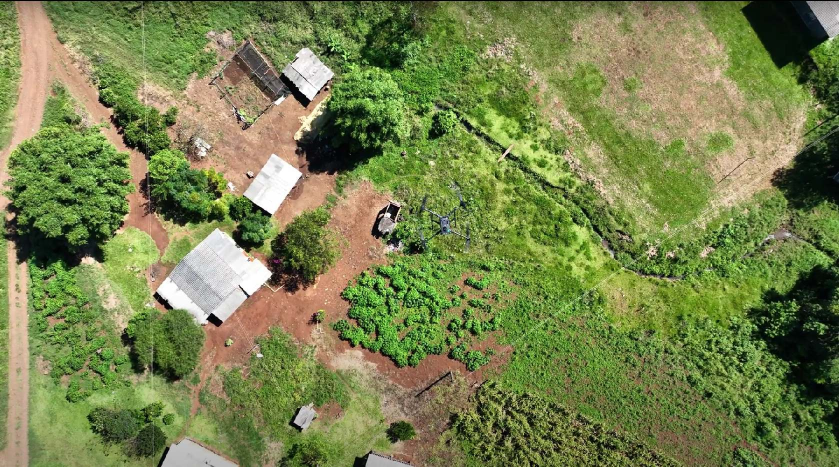
#> input picture teste.jpg, 1678 x 934 px, given as the content of the folder teste.jpg, which was not available (shown at 1/2 size)
$ python binarize_images.py --input teste.jpg --output out
#> lines starting #> are read from the running program, lines starting #| are printed output that depends on the picture; after the words box and inside, x2 and y2 are one past the last pixel; in counts of white or black regions, pixels touching at a corner belong together; pictures that were not available may be replaced by others from this repository, and a replacement may not be noted
import cv2
import os
import argparse
import numpy as np


def gerar_segmentacao(input_folder, output_folder):
#> called with input_folder = 'teste.jpg', output_folder = 'out'
    formatos_aceitos = ['jpg', 'JPG', 'png', 'PNG', 'jpeg', 'JPEG']

    if os.path.exists(input_folder):
        arquivos = os.listdir(input_folder)
    else:
        print('Diretorio de imagens nao foi encontrado')
        return False

    if not os.path.exists(output_folder):
        os.mkdir(output_folder)

    for arquivo in arquivos:
        if arquivo.split('.')[-1] in formatos_aceitos: # Verifica se é imagem no formato aceito
            img = cv2.imread(input_folder+'/'+arquivo)
#> img is the input picture: shape (934, 1678, 3); mean B, G, R 77.4, 130.7, 119.9
            imagem_hsv = cv2.cvtColor(img, cv2.COLOR_BGR2HSV) # Converte para HSV
#> imagem_hsv: shape (934, 1678, 3); mean H, S, V 37.9, 125.7, 137
            fator_saturacao = 10
            imagem_hsv[:, :, 1] = cv2.multiply(imagem_hsv[:, :, 1], fator_saturacao) # Aumenta a saturação das cores
#> imagem_hsv: shape (934, 1678, 3); mean H, S, V 37.9, 248.3, 137
            imagem_saturada = cv2.cvtColor(imagem_hsv, cv2.COLOR_HSV2BGR) # Retorna pro BGR
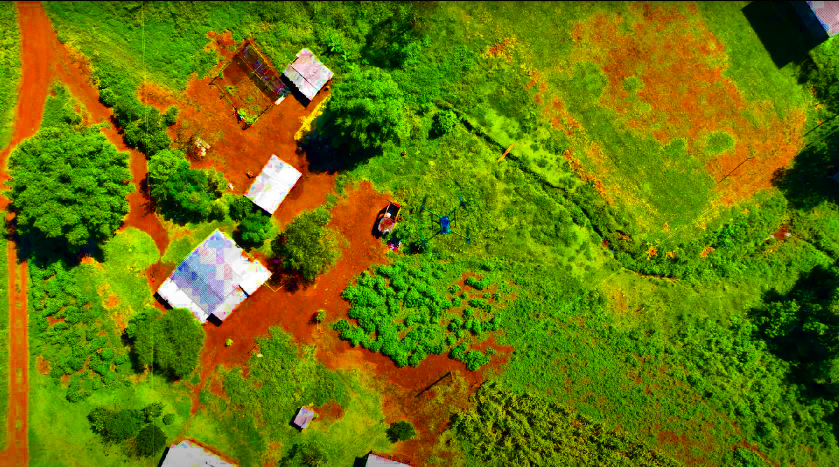
#> imagem_saturada: shape (934, 1678, 3) (shown at 1/2 size); mean B, G, R 6.5, 118.1, 104.4
            green_filter = imagem_saturada[ : , : , 1] # Coleta o canal verde
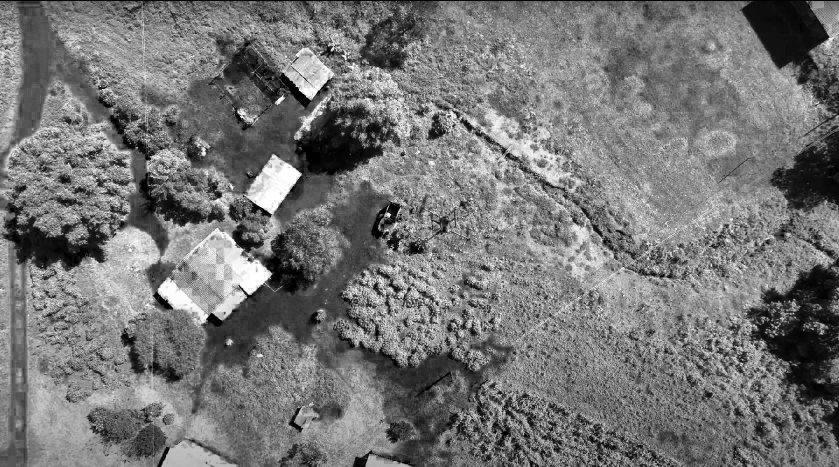
#> green_filter: shape (934, 1678) (shown at 1/2 size); min 0, max 255, mean 118.1
            imagem_contraste = cv2.convertScaleAbs(green_filter, alpha=1.5, beta=-50) # Aumenta o contraste da imagem pra realçar ainda mais o verde
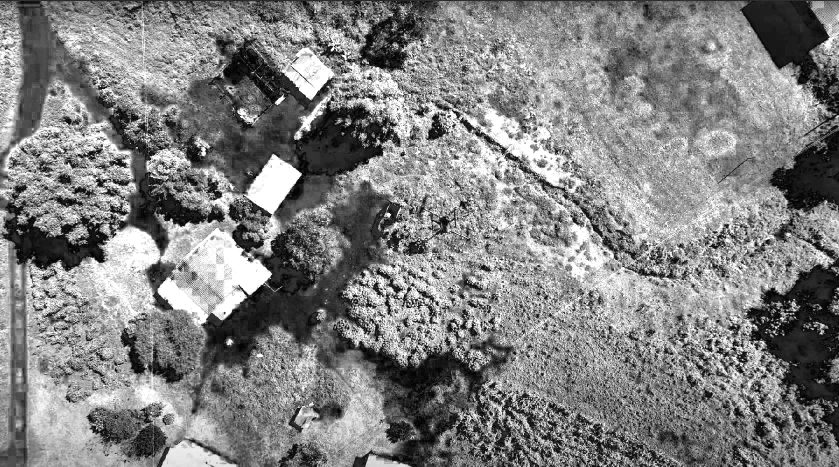
#> imagem_contraste: shape (934, 1678) (shown at 1/2 size); min 0, max 255, mean 129.7
            _, tresh = cv2.threshold(imagem_contraste, 200, 255, cv2.THRESH_BINARY) # Thresholding para binearizar
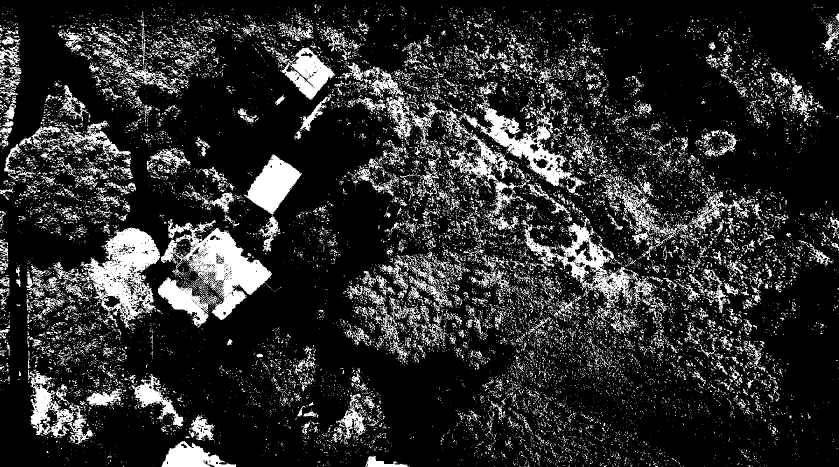
#> tresh: shape (934, 1678) (shown at 1/2 size); 17.1% white; 17826 white regions (16538 under 20 px), largest, box (x1, y1, x2, y2) and area: (322, 438, 544, 640) 16038, (153, 455, 321, 655) 14368, (917, 165, 1172, 387) 9916
            kernel = np.ones((3, 3), np.uint8)
            morph = cv2.morphologyEx(tresh, cv2.MORPH_CLOSE, kernel, iterations=3) # Aplicação de transformação morfologica para suavizar o resultado
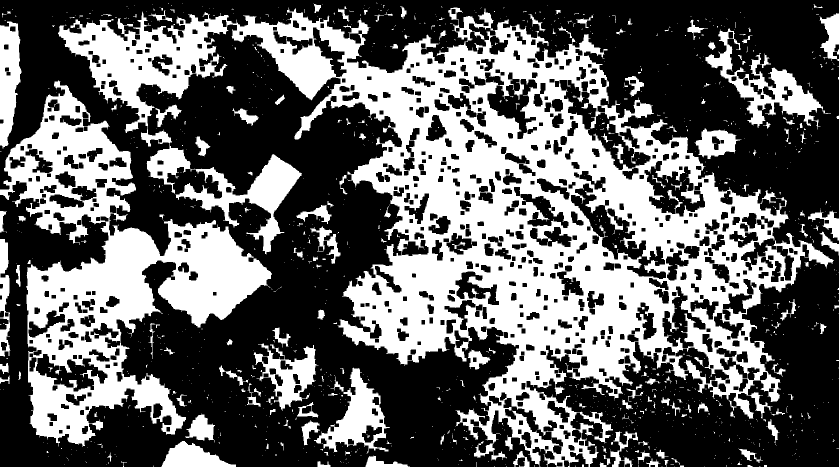
#> morph: shape (934, 1678) (shown at 1/2 size); 39.5% white; 1262 white regions (1059 under 20 px), largest, box (x1, y1, x2, y2) and area: (116, 15, 1668, 934) 410252, (0, 161, 544, 894) 128040, (1411, 57, 1662, 259) 12064

            cv2.imwrite(output_folder+'/'+arquivo, morph)

    print('\nGeracao concluida\nOs arquivos finais possuem o mesmo nome dos originais\n')


if __name__ == '__main__':
    parser = argparse.ArgumentParser(description="Processa imagens extraindo vegetacao")

    parser.add_argument('--input', required=True, help='Caminho para o diretorio com imagens')
    parser.add_argument('--output', required=True, help='Caminho para o diretorio de saida')

    args = parser.parse_args()

    gerar_segmentacao(args.input, args.output)
